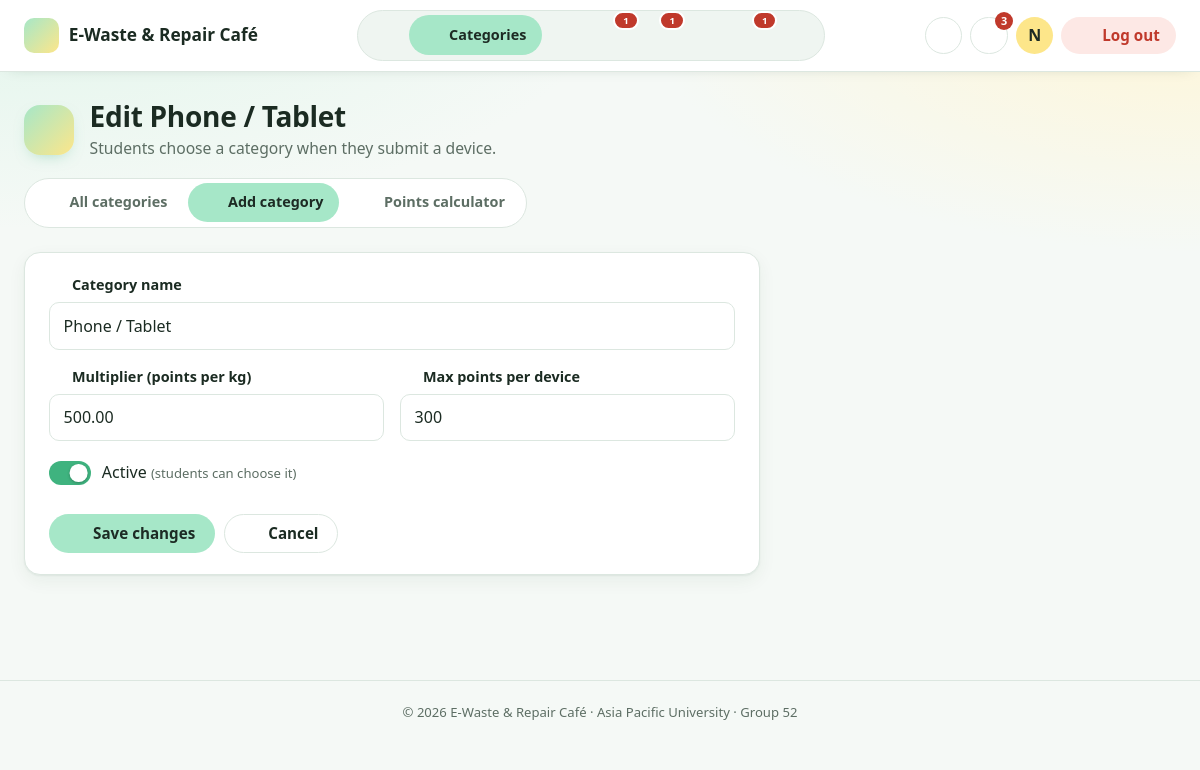
Page /admin/category_form.php?edit=C002 (signed in) on the committed database.
### tables this page shows
CREATE TABLE `categories` (
  `categoryID` varchar(10) NOT NULL,
  `category_name` varchar(50) NOT NULL,
  `multiplier` decimal(7,2) NOT NULL,
  `max_points` int(11) NOT NULL,
  `is_active` tinyint(1) NOT NULL DEFAULT 1
);

### includes/functions.php (called while the page is built, shortened)
<?php
require_once __DIR__ . '/icons.php';
function e($value)
{
    return htmlspecialchars((string) $value, ENT_QUOTES, 'UTF-8');
}
function db_all($conn, $sql, $types = '', $params = [])
{
    $stmt = $conn->prepare($sql);
    if ($types !== '') $stmt->bind_param($types, ...$params);
    $stmt->execute();
    $result = $stmt->get_result();
    return $result->fetch_all(MYSQLI_ASSOC);
}
function db_one($conn, $sql, $types = '', $params = [])
{
    $rows = db_all($conn, $sql, $types, $params);
    return $rows[0] ?? null;
}

### admin/category_form.php (the view, shortened to what this page needs)
<?php
require '../config/db.php';
require '../includes/functions.php';
$edit = null;
if (isset($_GET['edit'])) {
    $edit = db_one($conn, "SELECT * FROM categories WHERE categoryID = ?", 's', [$_GET['edit']]);
}
$form = $_SESSION['old'] ?? $edit ?? [];
require '../includes/admin_top.php';
?>
<section class="card narrow">
    <form method="post" novalidate data-validate>
        <div class="field">
            <label for="category_name"><?= icon('tag') ?> Category name</label>
            <input type="text" id="category_name" name="category_name" maxlength="50" required value="<?= e($form['category_name'] ?? '') ?>" placeholder="e.g. Smartwatch">
        </div>
        <div class="field-row">
            <div class="field">
                <label for="multiplier"><?= icon('percent') ?> Multiplier (points per kg)</label>
                <input type="number" id="multiplier" name="multiplier" min="0.01" step="0.01" required value="<?= e($form['multiplier'] ?? '') ?>">
            </div>
            <div class="field">
                <label for="max_points"><?= icon('star') ?> Max points per device</label>
                <input type="number" id="max_points" name="max_points" min="1" step="1" required value="<?= e($form['max_points'] ?? '') ?>">
            </div>
        </div>
        <label class="switch-row">
            <span class="toggle" aria-hidden="true"></span>
            <span>Active <small class="muted">(students can choose it)</small></span>
        </label>
        <div class="btn-row">
            <button class="btn btn-primary"><?= icon('check') ?> <?= $edit ? 'Save changes' : 'Add category' ?></button>
            <a class="btn btn-outline" href="categories.php"><?= icon('x') ?> Cancel</a>
        </div>
    </form>
</section>
<?php require '../includes/admin_bottom.php'; ?>

### assets/css/style.css (style rules this page uses)
:root { --font-display: "Segoe UI", system-ui, -apple-system, Roboto, Arial, sans-serif; --font-text: "Segoe UI", system-ui, -apple-system, Roboto, Arial, sans-serif; --bg: #f5f9f6; --surface: #ffffff; --surface-2: #eff5f1; --text: #1b2b22; --muted: #5d6e64; --border: #dce7e0; --primary: #3fb37f; --primary-dark: #1d2b24; --primary-press: #74d3a6; --primary-soft: #e3f7ed; --accent: #a6e7c8; --accent-hover: #8fdeb8; --sun: #fde68a; --sun-hover: #fbdc6a; --sun-soft: #fff6d6; --ink: #1d2b24; --danger: #c0392b; --danger-soft: #fde8e5; --warn: #9a6200; --warn-soft: #fdf1d4; --mint-bg: #e0f5ea; --mint-fg: #2a8f61; --sky-bg: #e2eff8; --sky-fg: #2b6a96; --gold-bg: #fcf0d2; --gold-fg: #9a6400; --rose-bg: #fbe6ec; --rose-fg: #b23e5c; --red-bg: #fde6e3; --red-fg: #c0392b; --shadow: 0 1px 2px rgba(25, 60, 40, 0.06), 0 6px 18px rgba(25, 60, 40, 0.06); --radius: 16px; --ring: 0 0 0 4px rgba(63, 179, 127, 0.3); }
* { box-sizing: border-box; }
body { margin: 0; font-family: var(--font-text); font-size: 1rem; line-height: 1.55; color: var(--text); background: var(--bg); }
a { color: var(--ink); text-decoration-color: var(--primary); text-decoration-thickness: 2px; text-underline-offset: 3px; }
small { font-size: 0.82rem; }
.muted { color: var(--muted); }
button, input, select, textarea { font: inherit; color: inherit; }
.btn { display: inline-flex; align-items: center; justify-content: center; gap: 0.45rem; padding: 0.58rem 1.15rem; border: 1.5px solid transparent; border-radius: 999px; font-weight: 600; font-size: 0.95rem; text-decoration: none; line-height: 1.2; cursor: pointer; white-space: nowrap; transition: background 0.15s, color 0.15s, border-color 0.15s, transform 0.08s, box-shadow 0.15s; }
.btn-primary { background: var(--accent); color: var(--ink); }
.btn-outline { background: var(--surface); border-color: var(--border); color: var(--text); }
.btn-row { display: flex; flex-wrap: wrap; gap: 0.6rem; margin-top: 1rem; }
.field { display: flex; flex-direction: column; gap: 0.35rem; margin-bottom: 1rem; flex: 1; min-width: 0; }
.field label { display: flex; align-items: center; gap: 0.4rem; font-weight: 600; font-size: 0.9rem; }
.field-row { display: flex; gap: 1rem; flex-wrap: wrap; }
.field-row .field { min-width: 10rem; }
input[type="text"], input[type="email"], input[type="password"], input[type="tel"], input[type="number"], input[type="date"], input[type="month"], input[type="search"], select, textarea { width: 100%; padding: 0.65rem 0.85rem; border: 1.5px solid var(--border); border-radius: 10px; background: var(--surface); transition: border-color 0.15s, box-shadow 0.15s; }
.switch-row { display: inline-flex; align-items: center; gap: 0.7rem; margin: 0.2rem 0 0.8rem; cursor: pointer; position: relative; }
.toggle { width: 2.6rem; height: 1.5rem; border-radius: 999px; background: var(--border); position: relative; transition: background 0.2s; flex-shrink: 0; }
.toggle::after { content: ""; position: absolute; top: 0.2rem; left: 0.2rem; width: 1.1rem; height: 1.1rem; border-radius: 50%; background: #fff; box-shadow: 0 1px 3px rgba(0, 0, 0, 0.25); transition: transform 0.2s; }
.switch-row input:checked + .toggle { background: var(--primary); }
.switch-row input:checked + .toggle::after { transform: translateX(1.1rem); }
body.app { background: radial-gradient(900px 380px at 0% -5%, var(--mint-bg), transparent 70%), radial-gradient(800px 360px at 100% 0%, var(--sun-soft), transparent 70%), var(--bg); background-repeat: no-repeat; }
.card { background: var(--surface); border: 1px solid var(--border); border-radius: var(--radius); padding: 1.35rem 1.5rem; margin-bottom: 1.25rem; box-shadow: var(--shadow); }
.card.narrow { max-width: 46rem; }
:root { --pub-gradient: url("../img/circuit-green.svg"), radial-gradient(ellipse at 88% 10%, rgba(253, 230, 138, 0.5), transparent 45%), radial-gradient(ellipse at 5% 90%, rgba(166, 231, 200, 0.45), transparent 50%), linear-gradient(160deg, #e3f7ed 0%, #fbfdf9 48%, #fff4cf 100%); }

### rows in the picture
categories: category_name "Phone / Tablet", multiplier "500.00", max_points "300"

### other values in the picture
$label "Categories"
$nav_badges[$key] "1"
$unread "3"
$initial "N"
$title "Edit Phone / Tablet"
$desc "Students choose a category when they submit a device."
$label "All categories"
$label "Add category"
$label "Points calculator"
